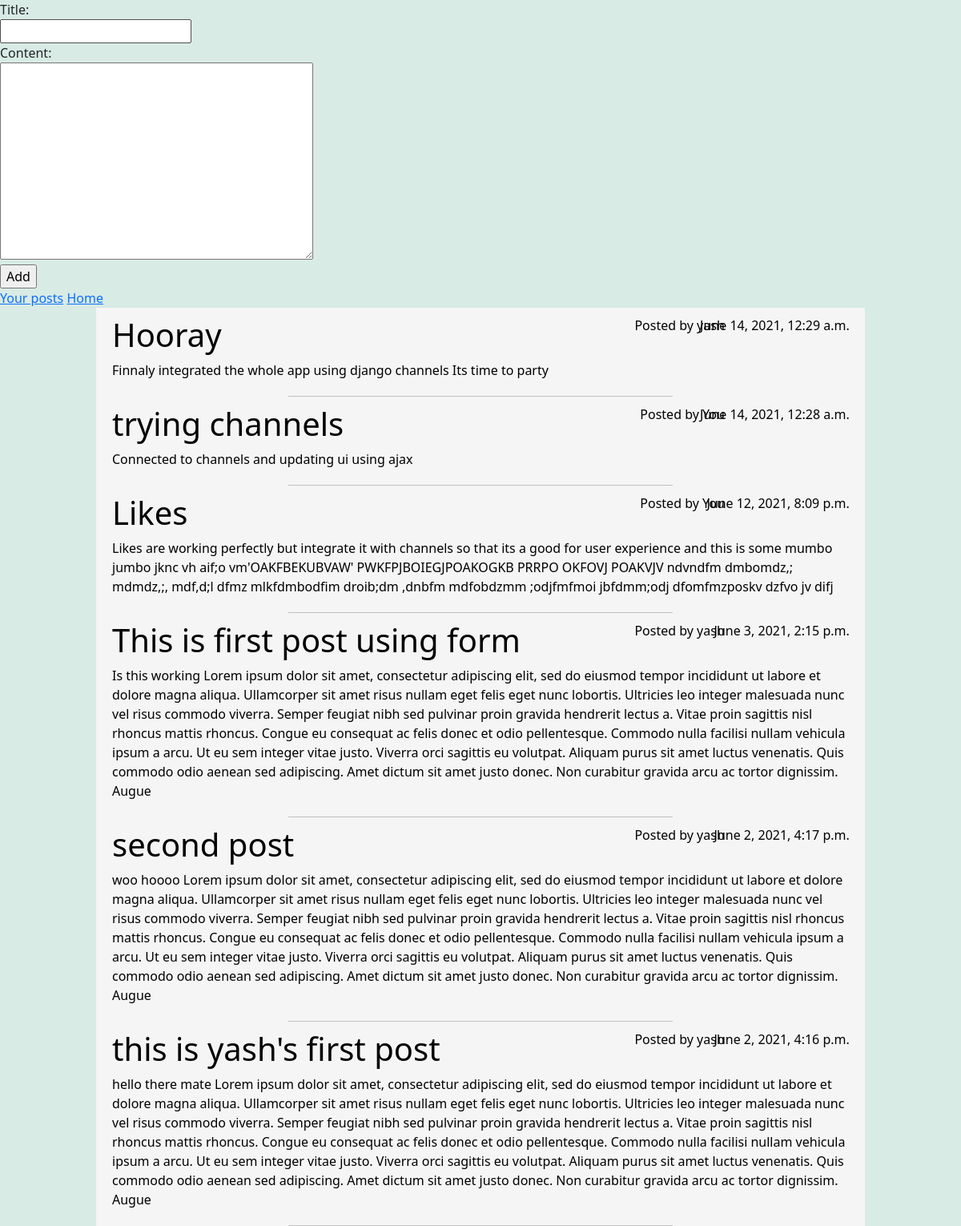
Screenshot of / (signed in) with the database file from the repository.
### post/models.py (models this page shows, shortened)
class Post(models.Model):
    title = models.CharField(max_length = 100)
    content = models.TextField()
    date_posted = models.DateTimeField(default = timezone.now)
    author = models.ForeignKey(User, on_delete = models.CASCADE, related_name="posts")
    liked_users = models.ManyToManyField(User, related_name="liked_posts")

### post/views.py (the view)
# urls.py: path("", views.index, name="index"),
@login_required(login_url="users:login")
def index(request):
    posts =  Post.objects.all().order_by("-date_posted")
    form = PostForm()
    return render(request, "post/index.html", {
        "posts" : posts,
        "message": "No posts yet!. Be the first one to post!!",
        "index": True,
        "form" : form
    })

### post/forms.py
class PostForm(ModelForm):
    class Meta:
        model = Post
        fields = ['title', 'content']

### post/templates/post/index.html (shortened to what this page needs)
{% extends "post/layout.html" %}
{% block body %}
    {% if index %}
        <form add="{% url 'post:add_post' %}" method="POST">
            {{form}}
            <input type="submit" value="Add">
        </form>
        <a href="{% url 'post:my_posts' %}">Your posts</a>
        <a href="{% url 'users:index' %}">Home</a>
    {% else %}
        <a href="{% url 'post:index' %}">All Posts</a>
    {% endif %}
    <div class="post-container">
        {% for post in posts %}
            <a href="{% url 'post:view_post' post.id %}" class="post_link">
                <div class="post">
                    <h1 class="title"> {{ post.title }} </h1>
                    <div class="author"> Posted by
                        {% if request.user == post.author %}
                            You
                        {% else %}
                            {{ post.author.first_name}}
                        {% endif %}
                    </div>
                    <div class="date"> {{ post.date_posted }} </div>
                    <div class="content"> {{ post.content }} </div>
                </div>
            </a>
            <hr style="width:50%; margin: auto; color:rgb(37, 32, 32);">
        {% empty %}
            <div class="empty">
                <h1> {{message}}</h1>
                <a href="{% url 'post:add_post' %}">Add post</a>
            </div>
        {% endfor %}
    </div>
{% endblock %}

### post/static/post/styles.css (style rules this page uses)
* { margin: 0; box-sizing: border-box; }
body, .empty { background-color: #d8ebe4; }
.title, .date, .author { display: inline-block; }
.author { position: absolute; right: 60px; margin-right: 12%; font-weight: 500; }
.date { position: absolute; right: 0; margin-right: 2%; font-weight: 500; }
.post, .post-view { display: block; color: black; position: relative; -webkit-margin-collapse: collapse; margin-bottom: 10px; padding: 10px 20px 10px; transition: all 0.3s ease-in-out; }
.post-container { position: relative; margin: 0 10%; background-color: whitesmoke; animation-name: example; animation-duration: 1s; }
.post_link { text-decoration: none; }
label { display: block; }
input { display: block; }

### rows the page displays
Post: title "Hooray", author.first_name "yash", date_posted "June 14, 2021, 12:29 a.m.", content "Finnaly integrated the whole app using django channels Its time to party"
Post: title "trying channels", shows "You", date_posted "June 14, 2021, 12:28 a.m.", content "Connected to channels and updating ui using ajax"
Post: title "Likes", shows "You", date_posted "June 12, 2021, 8:09 p.m.", content "Likes are working perfectly but integrate it with channels so that its a good for user experience and this is some mumbo jumbo jknc vh aif;o vm'OAKFBEKUBVAW' PWKFPJBOIEGJPOAKOGKB PRRPO OKFOVJ POAKVJV ndvndfm dmbomdz,; mdmdz,;, mdf,d;l dfmz mlkfdmbodfim droib;dm ,dnbfm mdfobdzmm ;odjfmfmoi jbfdmm;odj dfomfmzposkv dzfvo jv difj"
Post: title "This is first post using form", author.first_name "yash", date_posted "June 3, 2021, 2:15 p.m.", content "Is this working Lorem ipsum dolor sit amet, consectetur adipiscing elit, sed do eiusmod tempor incididunt ut labore et dolore magna aliqua. Ullamcorper sit amet risus nullam eget felis eget nunc lobortis. Ultricies leo integer malesuada nunc vel risus commodo viverra. Semper feugiat nibh sed pulvinar proin gravida hendrerit lectus a. Vitae proin sagittis nisl rhoncus mattis rhoncus. Congue eu consequat ac felis donec et odio pellentesque. Commodo nulla facilisi nullam vehicula ipsum a arcu. Ut eu sem integer vitae justo. Viverra orci sagittis eu volutpat. Aliquam purus sit amet luctus venenatis. Quis commodo odio aenean sed adipiscing. Amet dictum sit amet justo donec. Non curabitur gravida…"
Post: title "second post", author.first_name "yash", date_posted "June 2, 2021, 4:17 p.m.", content "woo hoooo Lorem ipsum dolor sit amet, consectetur adipiscing elit, sed do eiusmod tempor incididunt ut labore et dolore magna aliqua. Ullamcorper sit amet risus nullam eget felis eget nunc lobortis. Ultricies leo integer malesuada nunc vel risus commodo viverra. Semper feugiat nibh sed pulvinar proin gravida hendrerit lectus a. Vitae proin sagittis nisl rhoncus mattis rhoncus. Congue eu consequat ac felis donec et odio pellentesque. Commodo nulla facilisi nullam vehicula ipsum a arcu. Ut eu sem integer vitae justo. Viverra orci sagittis eu volutpat. Aliquam purus sit amet luctus venenatis. Quis commodo odio aenean sed adipiscing. Amet dictum sit amet justo donec. Non curabitur gravida arcu…"
Post: title "this is yash's first post", author.first_name "yash", date_posted "June 2, 2021, 4:16 p.m.", content "hello there mate Lorem ipsum dolor sit amet, consectetur adipiscing elit, sed do eiusmod tempor incididunt ut labore et dolore magna aliqua. Ullamcorper sit amet risus nullam eget felis eget nunc lobortis. Ultricies leo integer malesuada nunc vel risus commodo viverra. Semper feugiat nibh sed pulvinar proin gravida hendrerit lectus a. Vitae proin sagittis nisl rhoncus mattis rhoncus. Congue eu consequat ac felis donec et odio pellentesque. Commodo nulla facilisi nullam vehicula ipsum a arcu. Ut eu sem integer vitae justo. Viverra orci sagittis eu volutpat. Aliquam purus sit amet luctus venenatis. Quis commodo odio aenean sed adipiscing. Amet dictum sit amet justo donec. Non curabitur…"
